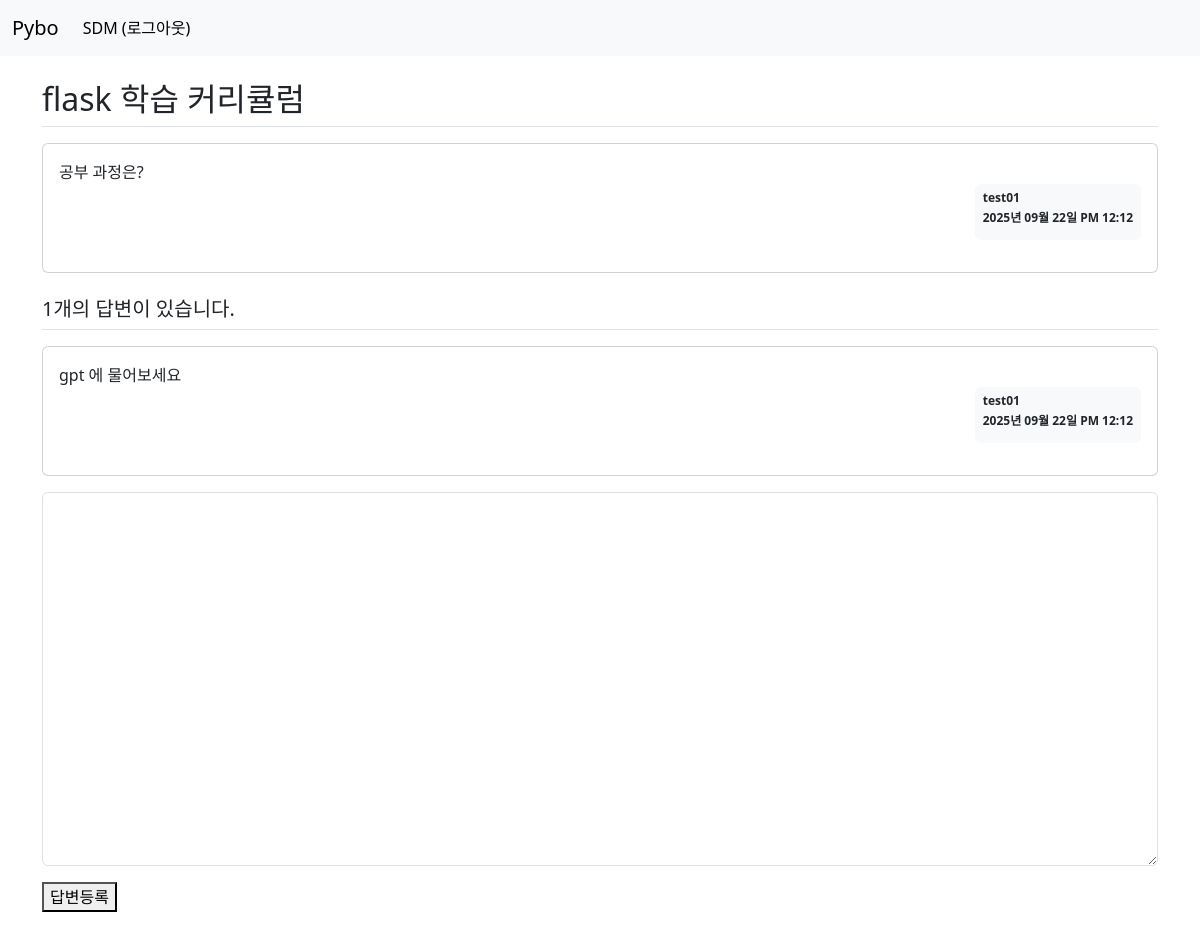
The page /question/detail/3/ (signed in) on the database its author committed.
### pybo/models.py (models this page shows)
class User(db.Model):
    id = db.Column(db.Integer, primary_key=True)
    username = db.Column(db.String(150), unique=True, nullable=False)
    password = db.Column(db.String(200), nullable=False)
    email = db.Column(db.String(120), unique=True, nullable=False)

class Question(db.Model):
    id = db.Column(db.Integer, primary_key=True)
    subject= db.Column(db.String(200), nullable=False)
    content= db.Column(db.Text(), nullable=False)
    create_date = db.Column(db.DateTime, nullable=False)
    user_id = db.Column(db.Integer, db.ForeignKey('user.id', ondelete='CASCADE'), nullable=False)
    user = db.relationship('User', backref=db.backref('questions_set'))
    modify_date = db.Column(db.DateTime, nullable=True)
    image_path = db.Column(db.String(200), nullable=True) # 이미지 삽입이 필수가 아니라서?

class Answer(db.Model):
    id = db.Column(db.Integer, primary_key=True)
    question_id = db.Column(db.Integer, db.ForeignKey('question.id', ondelete='CASCADE')) # 오류 방색을 예방하기 위해서 질문을 삭데하면 답변도 삭제
    question = db.relationship(Question, backref=db.backref('answers_set'))
    content = db.Column(db.Text(), nullable=False)
    create_date = db.Column(db.DateTime, nullable=False)
    user_id = db.Column(db.Integer, db.ForeignKey('user.id', ondelete='CASCADE'), nullable=False)
    user = db.relationship('User', backref=db.backref('answers_set'))
    modify_date = db.Column(db.DateTime, nullable=True)

### pybo/views/question_views.py (the view)
@bp.route('/detail/<int:question_id>/')
def detail(question_id):
    form = AnswerForm() # 질문 상세 템플릿에 답변 폼 추가
    question = Question.query.get_or_404(question_id)
    return render_template('question/question_detail.html', question=question, form=form)

### pybo/forms.py
class AnswerForm(FlaskForm):
    content = TextAreaField('내용', validators=[DataRequired('내용은 필수입력 항목입니다.')])

### pybo/filter.py (called while the page is built)
def format_datetime( value, fmt='%Y년 %m월 %d일 %p %I:%M' ):
    return value.strftime(fmt)

### pybo/views/auth_views.py (called while the page is built)
@bp.before_app_request
def load_logged_in_user():
    user_id = session.get('user_id')
    if user_id is None:
        g.user = None
    else:
        g.user = User.query.get(int(user_id))

### pybo/templates/question/question_detail.html (shortened to what this page needs)
{% extends 'base.html'%}
{% block content %}
<div class="container my-3">
    <h2 class="border-bottom py-2">{{question.subject}}</h2>
    <div class="card my-3">
        <div class="card-body">
            <div class="card-text">
                {{question.content}}
            </div>
            <div class="d-flex justify-content-end">
                <div class="badge bg-light text-dark p-2 text-start">
                    <p class="mb-2">{{question.user.username}}</p>
                    <p class="mb-2">{{ question.create_date | datetime }}</p>
                </div>
            </div>
        </div>
    </div>
    <h5 class="border-bottom my-3 py-2">{{ question.answers_set|length }}개의 답변이 있습니다.</h5>
    {% for answer in question.answers_set %}
    <div class="card my-3">
        <div class="card-body">
            <div class="card-text">{{ answer.content }}</div>
            <div class="d-flex justify-content-end">
                <div class="badge bg-light text-dark p-2 text-start">
                    <p class="mb-2">{{answer.user.username}}</p>
                    <p class="mb-2">{{ answer.create_date | datetime }}</p>
                </div>
            </div>
        </div>
    </div>
    {% endfor %}
    <form action="{{ url_for('answer.create', question_id=question.id)}}" method="post">
        <textarea {% if not g.user %} disabled {% endif%}
                  class="form-control" name="content" id="content" rows="15"></textarea>
        <button type="submit" class="bth bth-primaty mt-3" {% if not g.user %} disabled {% endif%}>답변등록</button>
    </form>
</div>
{% endblock %}

### pybo/templates/navbar.html (shortened to what this page needs)
<nav class="navbar navbar-expand-sm bg-body-tertiary">
    <div class="container-fluid">
        <a class="navbar-brand" href="{{url_for('main.index')}}">Pybo</a>
        <div class="collapse navbar-collapse" id="navbarTogglerDemo02">
            {% if g.user %}
            <ul class="navbar-nav me-auto mb-2 mb-lg-0">
                <li class="nav-item">
                    <a class="nav-link active" aria-current="page" href="{{url_for('auth.logout')}}">{{ g.user.username}} (로그아웃)</a>
                </li>
            </ul>
            {% endif %}
        </div>
    </div>
</nav>

### pybo/static/style.css (style rules this page uses)
textarea { width: 100%; }
button[type='submit'] { margin-top: 10px; }

### rows shown on the page
User: user.username "SDM"
Question: subject "flask 학습 커리큘럼", content "공부 과정은?", create_date "2025년 09월 22일 PM 12:12"
User: user.username "test01"
Answer: content "gpt 에 물어보세요", user.username "test01", create_date "2025년 09월 22일 PM 12:12"

### other values the page prints
{{ question.answers_set|length }} "1"
